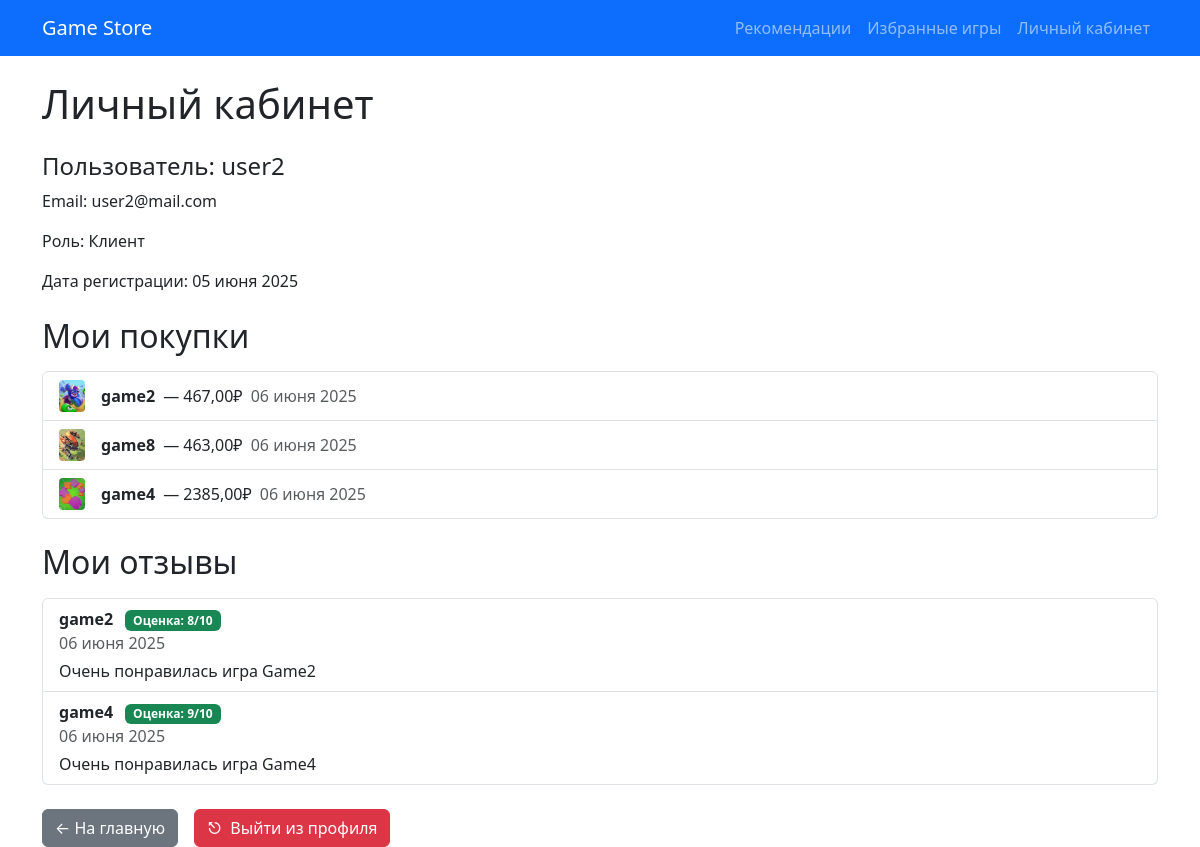
/profile/ (signed in), run on the app's committed database.
### store/models.py (models this page shows, shortened)
class User(AbstractUser):
    ROLE_CHOICES = [
        ('client', 'Клиент'),
        ('admin', 'Администратор'),
        ('developer', 'Разработчик'),
    ]
    role = models.CharField("Роль", max_length=20, choices=ROLE_CHOICES, default='client')
    favorite_games = models.ManyToManyField('Game', blank=True)
    created_at = models.DateTimeField("Дата регистрации", auto_now_add=True)
    class Meta:
        verbose_name = "Пользователь"
        verbose_name_plural = "Пользователи"

class Purchase(models.Model):
    user = models.ForeignKey(User, on_delete=models.CASCADE, verbose_name="Покупатель")
    game = models.ForeignKey(Game, on_delete=models.CASCADE, verbose_name="Игра")
    price = models.DecimalField("Цена покупки", max_digits=8, decimal_places=2)
    purchase_date = models.DateTimeField("Дата покупки", auto_now_add=True)
    class Meta:
        verbose_name = "Покупка"
        verbose_name_plural = "Покупки"

class Game(models.Model):
    title = models.CharField("Название игры", max_length=100)
    description = models.TextField("Описание")
    price = models.DecimalField("Цена", max_digits=8, decimal_places=2)
    release_date = models.DateField("Дата выхода")
    developer = models.ForeignKey(Developer, on_delete=models.CASCADE, verbose_name="Разработчик")
    genre = models.ForeignKey(Genre, on_delete=models.SET_NULL, null=True, verbose_name="Жанр")
    cover_image = models.ImageField("Обложка", upload_to='game_covers/', blank=True)
    class Meta:
        verbose_name = "Игра"
        verbose_name_plural = "Игры"

class Review(models.Model):
    user = models.ForeignKey(User, on_delete=models.CASCADE, verbose_name="Автор")
    game = models.ForeignKey(Game, on_delete=models.CASCADE, verbose_name="Игра")
    rating = models.PositiveSmallIntegerField("Оценка", choices=[(i, i) for i in range(1, 11)])
    text = models.TextField("Текст отзыва")
    created_at = models.DateTimeField("Дата отзыва", auto_now_add=True)
    class Meta:
        verbose_name = "Отзыв"
        verbose_name_plural = "Отзывы"

### store/views.py (the view)
# urls.py: path('profile/', profile_view, name='profile'),
@login_required
def profile_view(request):
    user = request.user
    purchases = Purchase.objects.filter(user=user)
    reviews = Review.objects.filter(user=user)
    return render(request, 'profile.html', {
        'purchases': purchases,
        'reviews': reviews,
        'user': user,
    })

### templates/profile.html (shortened to what this page needs)
<!DOCTYPE html>
<html lang="ru">
<head>
    <link href="https://cdn.jsdelivr.net/npm/bootstrap@5.3.3/dist/css/bootstrap.min.css" rel="stylesheet">
</head>
<body>
{% include 'navbar.html' %}
<div class="container mt-4">
    <h1 class="mb-4">Личный кабинет</h1>
    <div class="mb-4">
        <h4>Пользователь: {{ user.username }}</h4>
        <p>Email: {{ user.email }}</p>
        <p>Роль: {{ user.get_role_display }}</p>
        <p>Дата регистрации: {{ user.created_at|date:"d E Y" }}</p>
    </div>
    <h2 class="mb-3">Мои покупки</h2>
    <ul class="list-group mb-4">
        {% for purchase in purchases %}
            <li class="list-group-item d-flex align-items-center">
                {% if purchase.game.cover_image %}
                    <img src="{{ purchase.game.cover_image.url }}" alt="cover" class="me-3" style="height:32px; width:26px; object-fit:cover; border-radius:4px;">
                {% else %}
                    <img src="https://via.placeholder.com/26x32?text=No+Image" alt="no cover" class="me-3" style="height:32px; width:26px; object-fit:cover; border-radius:4px;">
                {% endif %}
                <strong>{{ purchase.game.title }}</strong>
                <span class="ms-2">— {{ purchase.price }}₽</span>
                <span class="text-muted ms-2">{{ purchase.purchase_date|date:"d E Y" }}</span>
            </li>
        {% empty %}
            <li class="list-group-item">Нет совершённых покупок.</li>
        {% endfor %}
    </ul>
    <h2 class="mb-3">Мои отзывы</h2>
    <ul class="list-group mb-4">
        {% for review in reviews %}
            <li class="list-group-item">
                <strong>{{ review.game.title }}</strong>
                <span class="badge bg-success ms-2">Оценка: {{ review.rating }}/10</span><br>
                <span class="text-muted">{{ review.created_at|date:"d E Y" }}</span>
                <div class="mt-1">{{ review.text }}</div>
            </li>
        {% empty %}
            <li class="list-group-item">Вы ещё не оставляли отзывов.</li>
        {% endfor %}
    </ul>
    <div class="d-flex gap-3">
        <a href="/" class="btn btn-secondary">← На главную</a>
        <form action="{% url 'logout' %}" method="post" style="display: inline;">
            <button type="submit" class="btn btn-danger">
                <span class="me-2">⎋</span>Выйти из профиля
            </button>
        </form>
    </div>
</div>
</body>
</html>

### data on the page
User: username "user2", email "user2@mail.com", role "Клиент", created_at "05 июня 2025"
Purchase: game.cover_image (picture), game "game2", price "467,00", purchase_date "06 июня 2025"
Purchase: game.cover_image (picture), game "game8", price "463,00", purchase_date "06 июня 2025"
Purchase: game.cover_image (picture), game "game4", price "2385,00", purchase_date "06 июня 2025"
Review: game "game2", rating "8", created_at "06 июня 2025", text "Очень понравилась игра Game2"
Review: game "game4", rating "9", created_at "06 июня 2025", text "Очень понравилась игра Game4"
